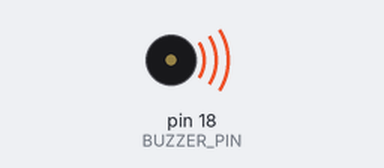
The sketch below on a simulated Arduino Uno, built with avr-gcc and run on an emulated ATmega328P. Parts: buzzer (waves = sounding).

Above: at 0.1 s.
At 2.2 s:
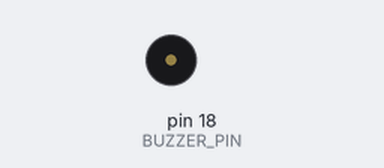
Timing chart, 0 to 3.7 s (numbered marks = the images above):
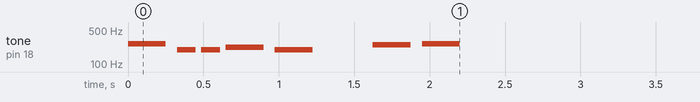

The sketch:

buzzer_test.ino
```cpp
/*
 * This ESP32 code is created by esp32io.com
 *
 * This ESP32 code is released in the public domain
 *
 * For more detail (instruction and wiring diagram), visit https://esp32io.com/tutorials/esp32-piezo-buzzer
 */
// #include "pitches.h"
#include "melodies.h"
#define BUZZER_PIN  18 // ESP32 pin GPIO18 connected to piezo buzzer


int melody[] = {
  NOTE_C4, NOTE_G3, NOTE_G3, NOTE_A3, NOTE_G3, 0, NOTE_B3, NOTE_C4
};

int durations[] = {
  4, 8, 8, 4, 4, 4, 4, 4
};

void setup()
{
  pinMode(BUZZER_PIN, OUTPUT);

  int size = sizeof(durations) / sizeof(int);

  for (int note = 0; note < size; note++) {
    //to calculate the note duration, take one second divided by the note type.
    //e.g. quarter note = 1000 / 4, eighth note = 1000/8, etc.
    int duration = 1000 / durations[note];
    tone(BUZZER_PIN, melody[note], duration);

    //to distinguish the notes, set a minimum time between them.
    //the note's duration + 30% seems to work well:
    int pauseBetweenNotes = duration * 1.30;
    delay(pauseBetweenNotes);

    //stop the tone playing:
    noTone(BUZZER_PIN);
  }
}

void loop()
{

}
```

melodies.h
```cpp
/*************************************************
 * Common Melodies
 *************************************************/
#ifndef MELODY_H
#define MELODY_H

#include "pitches.h"

// Nokia ringtone
extern int nokia_melody[];
extern int nokia_duration[];

// Happy Birthday
int happy_birthday_melody[] = {
  NOTE_C4, NOTE_C4,
  NOTE_D4, NOTE_C4, NOTE_F4,
  NOTE_E4, NOTE_C4, NOTE_C4,
  NOTE_D4, NOTE_C4, NOTE_G4,
  NOTE_F4, NOTE_C4, NOTE_C4,

  NOTE_C5, NOTE_A4, NOTE_F4,
  NOTE_E4, NOTE_D4, NOTE_AS4, NOTE_AS4,
  NOTE_A4, NOTE_F4, NOTE_G4,
  NOTE_F4
};

int happy_birthday_durations[] = {
  4, 8,
  4, 4, 4,
  2, 4, 8,
  4, 4, 4,
  2, 4, 8,

  4, 4, 4,
  4, 4, 4, 8,
  4, 4, 4,
  2
};

// Christmas
int xmas_melody[] = {
  NOTE_E5, NOTE_E5, NOTE_E5,
  NOTE_E5, NOTE_E5, NOTE_E5,
  NOTE_E5, NOTE_G5, NOTE_C5, NOTE_D5,
  NOTE_E5,
  NOTE_F5, NOTE_F5, NOTE_F5, NOTE_F5,
  NOTE_F5, NOTE_E5, NOTE_E5, NOTE_E5, NOTE_E5,
  NOTE_E5, NOTE_D5, NOTE_D5, NOTE_E5,
  NOTE_D5, NOTE_G5
};

int xmas_durations[] = {
  8, 8, 4,
  8, 8, 4,
  8, 8, 8, 8,
  2,
  8, 8, 8, 8,
  8, 8, 8, 16, 16,
  8, 8, 8, 8,
  4, 4
};

// Game of Thrones
int got_melody[] = {
  NOTE_G4, NOTE_C4, NOTE_DS4, NOTE_F4, NOTE_G4, NOTE_C4, NOTE_DS4, NOTE_F4,
  NOTE_G4, NOTE_C4, NOTE_DS4, NOTE_F4, NOTE_G4, NOTE_C4, NOTE_DS4, NOTE_F4,
  NOTE_G4, NOTE_C4, NOTE_E4, NOTE_F4, NOTE_G4, NOTE_C4, NOTE_E4, NOTE_F4,
  NOTE_G4, NOTE_C4, NOTE_E4, NOTE_F4, NOTE_G4, NOTE_C4, NOTE_E4, NOTE_F4,
  NOTE_G4, NOTE_C4,

  NOTE_DS4, NOTE_F4, NOTE_G4, NOTE_C4, NOTE_DS4, NOTE_F4,
  NOTE_D4,
  NOTE_F4, NOTE_AS3,
  NOTE_DS4, NOTE_D4, NOTE_F4, NOTE_AS3,
  NOTE_DS4, NOTE_D4, NOTE_C4,

  NOTE_G4, NOTE_C4,

  NOTE_DS4, NOTE_F4, NOTE_G4, NOTE_C4, NOTE_DS4, NOTE_F4,
  NOTE_D4,
  NOTE_F4, NOTE_AS3,
  NOTE_DS4, NOTE_D4, NOTE_F4, NOTE_AS3,
  NOTE_DS4, NOTE_D4, NOTE_C4,
  NOTE_G4, NOTE_C4,
  NOTE_DS4, NOTE_F4, NOTE_G4,  NOTE_C4, NOTE_DS4, NOTE_F4,

  NOTE_D4,
  NOTE_F4, NOTE_AS3,
  NOTE_D4, NOTE_DS4, NOTE_D4, NOTE_AS3,
  NOTE_C4,
  NOTE_C5,
  NOTE_AS4,
  NOTE_C4,
  NOTE_G4,
  NOTE_DS4,
  NOTE_DS4, NOTE_F4,
  NOTE_G4,

  NOTE_C5,
  NOTE_AS4,
  NOTE_C4,
  NOTE_G4,
  NOTE_DS4,
  NOTE_DS4, NOTE_D4,
  NOTE_C5, NOTE_G4, NOTE_GS4, NOTE_AS4, NOTE_C5, NOTE_G4, NOTE_GS4, NOTE_AS4,
  NOTE_C5, NOTE_G4, NOTE_GS4, NOTE_AS4, NOTE_C5, NOTE_G4, NOTE_GS4, NOTE_AS4,

  REST, NOTE_GS5, NOTE_AS5, NOTE_C6, NOTE_G5, NOTE_GS5, NOTE_AS5,
  NOTE_C6, NOTE_G5, NOTE_GS5, NOTE_AS5, NOTE_C6, NOTE_G5, NOTE_GS5, NOTE_AS5
};

int got_durations[] = {
  8, 8, 16, 16, 8, 8, 16, 16,
  8, 8, 16, 16, 8, 8, 16, 16,
  8, 8, 16, 16, 8, 8, 16, 16,
  8, 8, 16, 16, 8, 8, 16, 16,
  4, 4,

  16, 16, 4, 4, 16, 16,
  1,
  4, 4,
  16, 16, 4, 4,
  16, 16, 1,

  4, 4,

  16, 16, 4, 4, 16, 16,
  1,
  4, 4,
  16, 16, 4, 4,
  16, 16, 1,
  4, 4,
  16, 16, 4, 4, 16, 16,

  2,
  4, 4,
  8, 8, 8, 8,
  1,
  2,
  2,
  2,
  2,
  2,
  4, 4,
  1,

  2,
  2,
  2,
  2,
  2,
  4, 4,
  8, 8, 16, 16, 8, 8, 16, 16,
  8, 8, 16, 16, 8, 8, 16, 16,

  4, 16, 16, 8, 8, 16, 16,
  8, 16, 16, 16, 8, 8, 16, 16
};

// Harry Potter
int hp_melody[] = {
  REST, NOTE_D4,
  NOTE_G4, NOTE_AS4, NOTE_A4,
  NOTE_G4, NOTE_D5,
  NOTE_C5,
  NOTE_A4,
  NOTE_G4, NOTE_AS4, NOTE_A4,
  NOTE_F4, NOTE_GS4,
  NOTE_D4,
  NOTE_D4,

  NOTE_G4, NOTE_AS4, NOTE_A4,
  NOTE_G4, NOTE_D5,
  NOTE_F5, NOTE_E5,
  NOTE_DS5, NOTE_B4,
  NOTE_DS5, NOTE_D5, NOTE_CS5,
  NOTE_CS4, NOTE_B4,
  NOTE_G4,
  NOTE_AS4,

  NOTE_D5, NOTE_AS4,
  NOTE_D5, NOTE_AS4,
  NOTE_DS5, NOTE_D5,
  NOTE_CS5, NOTE_A4,
  NOTE_AS4, NOTE_D5, NOTE_CS5,
  NOTE_CS4, NOTE_D4,
  NOTE_D5,
  REST, NOTE_AS4,

  NOTE_D5, NOTE_AS4,
  NOTE_D5, NOTE_AS4,
  NOTE_F5, NOTE_E5,
  NOTE_DS5, NOTE_B4,
  NOTE_DS5, NOTE_D5, NOTE_CS5,
  NOTE_CS4, NOTE_AS4,
  NOTE_G4
};

int hp_durations[] = {
  2, 4,
  4, 8, 4,
  2, 4,
  2,
  2,
  4, 8, 4,
  2, 4,
  1,
  4,

  4, 8, 4,
  2, 4,
  2, 4,
  2, 4,
  4, 8, 4,
  2, 4,
  1,
  4,

  2, 4,
  2, 4,
  2, 4,
  2, 4,
  4, 8, 4,
  2, 4,
  1,
  4, 4,

  2, 4,
  2, 4,
  2, 4,
  2, 4,
  4, 8, 4,
  2, 4,
  1
};

// Home Alone
int ha_melody[] = {
  NOTE_E4, NOTE_C5, NOTE_B4, NOTE_B4,
  NOTE_C5, NOTE_B4, NOTE_F4, NOTE_G4,
  NOTE_G4, NOTE_E4, NOTE_G4, NOTE_E4,
  NOTE_C5, NOTE_G4,
  NOTE_D4, NOTE_A4, NOTE_G4, NOTE_C4, NOTE_F4,
  NOTE_E4, NOTE_D4,
  NOTE_G4, NOTE_E4, NOTE_G4, NOTE_E4,
  NOTE_C5, NOTE_G4,
  NOTE_A4, NOTE_C5, NOTE_F4, NOTE_E4, NOTE_G4, NOTE_C4,
  NOTE_E4, NOTE_D4,
  REST, NOTE_E4,NOTE_C4, NOTE_F4, NOTE_D4,
  REST, NOTE_FS4, NOTE_D4, NOTE_A4, NOTE_G4,
  REST, NOTE_GS5, NOTE_E4, NOTE_B4, NOTE_A4,
  NOTE_F4, NOTE_C5, NOTE_A4, NOTE_B4,
  NOTE_G4, NOTE_E4, NOTE_G4, NOTE_E4,
  NOTE_C5, NOTE_G4,
  NOTE_D4, NOTE_A4, NOTE_G4, NOTE_C4, NOTE_F4,
  NOTE_E4, NOTE_D4,
  NOTE_G4, NOTE_E4, NOTE_G4, NOTE_E4,
  NOTE_C5, NOTE_G4,
  REST, NOTE_A4, NOTE_B4, NOTE_C5, NOTE_G4, NOTE_E4,
  REST, NOTE_A4, NOTE_B4, NOTE_C5, NOTE_G4, NOTE_E4,
  REST, NOTE_A4, NOTE_B4, NOTE_C5, NOTE_G4, NOTE_E4,
  NOTE_C4, NOTE_C5, NOTE_B4,
  NOTE_D5, NOTE_E4, NOTE_G4, NOTE_E4,
  NOTE_C5, NOTE_G4,
  NOTE_C5
};

int ha_durations[] = {
  4, 8, 8, 2,
  8, 8, 4, 4,
  4, 4, 4, 4,
  2, 2,
  4, 4, 4, 8, 8,
  2, 2,
  4, 4, 4, 4,
  2, 2,
  8, 8, 4, 8, 8, 4,
  2, 2,
  4, 8, 8, 4, 4,
  4, 8, 8, 4, 4,
  4, 8, 8, 4, 4,
  4, 8, 8, 2,
  4, 4, 4, 4,
  2, 2,
  4, 4, 4, 8, 8,
  2, 2,
  4, 4, 4, 4,
  2, 2,
  4, 16, 16, 8, 4, 4,
  4, 16, 16, 8, 4, 4,
  4, 16, 16, 8, 4, 4,
  4, 2, 4,
  4, 4, 4, 4,
  2, 2,
  1
};

// Pink Panther
int pink_panther_melody[] = {
  REST, REST, REST, NOTE_DS4,
  NOTE_E4, REST, NOTE_FS4, NOTE_G4, REST, NOTE_DS4,
  NOTE_E4, NOTE_FS4,  NOTE_G4, NOTE_C5, NOTE_B4, NOTE_E4, NOTE_G4, NOTE_B4,
  NOTE_AS4, NOTE_A4, NOTE_G4, NOTE_E4, NOTE_D4,
  NOTE_E4, REST, REST, NOTE_DS4,

  NOTE_E4, REST, NOTE_FS4, NOTE_G4, REST, NOTE_DS4,
  NOTE_E4, NOTE_FS4,  NOTE_G4, NOTE_C5, NOTE_B4, NOTE_G4, NOTE_B4, NOTE_E5,
  NOTE_DS5,
  NOTE_D5, REST, REST, NOTE_DS4,
  NOTE_E4, REST, NOTE_FS4, NOTE_G4, REST, NOTE_DS4,
  NOTE_E4, NOTE_FS4,  NOTE_G4, NOTE_C5, NOTE_B4, NOTE_E4, NOTE_G4, NOTE_B4,

  NOTE_AS4, NOTE_A4, NOTE_G4, NOTE_E4, NOTE_D4,
  NOTE_E4, REST,
  REST, NOTE_E5, NOTE_D5, NOTE_B4, NOTE_A4, NOTE_G4, NOTE_E4,
  NOTE_AS4, NOTE_A4, NOTE_AS4, NOTE_A4, NOTE_AS4, NOTE_A4, NOTE_AS4, NOTE_A4,
  NOTE_G4, NOTE_E4, NOTE_D4, NOTE_E4, NOTE_E4, NOTE_E4
};

int pink_panther_durations[] = {
  2, 4, 8, 8,
  4, 8, 8, 4, 8, 8,
  8, 8,  8, 8, 8, 8, 8, 8,
  2, 16, 16, 16, 16,
  2, 4, 8, 4,

  4, 8, 8, 4, 8, 8,
  8, 8,  8, 8, 8, 8, 8, 8,
  1,
  2, 4, 8, 8,
  4, 8, 8, 4, 8, 8,
  8, 8,  8, 8, 8, 8, 8, 8,

  2, 16, 16, 16, 16,
  4, 4,
  4, 8, 8, 8, 8, 8, 8,
  16, 8, 16, 8, 16, 8, 16, 8,
  16, 16, 16, 16, 16, 2
};

// Pirates of the Caribbean
int poc_melody[] = {
  NOTE_E4, NOTE_G4, NOTE_A4, NOTE_A4, REST,
  NOTE_A4, NOTE_B4, NOTE_C5, NOTE_C5, REST,
  NOTE_C5, NOTE_D5, NOTE_B4, NOTE_B4, REST,
  NOTE_A4, NOTE_G4, NOTE_A4, REST,

  NOTE_E4, NOTE_G4, NOTE_A4, NOTE_A4, REST,
  NOTE_A4, NOTE_B4, NOTE_C5, NOTE_C5, REST,
  NOTE_C5, NOTE_D5, NOTE_B4, NOTE_B4, REST,
  NOTE_A4, NOTE_G4, NOTE_A4, REST,

  NOTE_E4, NOTE_G4, NOTE_A4, NOTE_A4, REST,
  NOTE_A4, NOTE_C5, NOTE_D5, NOTE_D5, REST,
  NOTE_D5, NOTE_E5, NOTE_F5, NOTE_F5, REST,
  NOTE_E5, NOTE_D5, NOTE_E5, NOTE_A4, REST,

  NOTE_A4, NOTE_B4, NOTE_C5, NOTE_C5, REST,
  NOTE_D5, NOTE_E5, NOTE_A4, REST,
  NOTE_A4, NOTE_C5, NOTE_B4, NOTE_B4, REST,
  NOTE_C5, NOTE_A4, NOTE_B4, REST,

  NOTE_A4, NOTE_A4,
  //Repeat of first part
  NOTE_A4, NOTE_B4, NOTE_C5, NOTE_C5, REST,
  NOTE_C5, NOTE_D5, NOTE_B4, NOTE_B4, REST,
  NOTE_A4, NOTE_G4, NOTE_A4, REST,

  NOTE_E4, NOTE_G4, NOTE_A4, NOTE_A4, REST,
  NOTE_A4, NOTE_B4, NOTE_C5, NOTE_C5, REST,
  NOTE_C5, NOTE_D5, NOTE_B4, NOTE_B4, REST,
  NOTE_A4, NOTE_G4, NOTE_A4, REST,

  NOTE_E4, NOTE_G4, NOTE_A4, NOTE_A4, REST,
  NOTE_A4, NOTE_C5, NOTE_D5, NOTE_D5, REST,
  NOTE_D5, NOTE_E5, NOTE_F5, NOTE_F5, REST,
  NOTE_E5, NOTE_D5, NOTE_E5, NOTE_A4, REST,

  NOTE_A4, NOTE_B4, NOTE_C5, NOTE_C5, REST,
  NOTE_D5, NOTE_E5, NOTE_A4, REST,
  NOTE_A4, NOTE_C5, NOTE_B4, NOTE_B4, REST,
  NOTE_C5, NOTE_A4, NOTE_B4, REST,
  //End of Repeat

  NOTE_E5, REST, REST, NOTE_F5, REST, REST,
  NOTE_E5, NOTE_E5, REST, NOTE_G5, REST, NOTE_E5, NOTE_D5, REST, REST,
  NOTE_D5, REST, REST, NOTE_C5, REST, REST,
  NOTE_B4, NOTE_C5, REST, NOTE_B4, REST, NOTE_A4,

  NOTE_E5, REST, REST, NOTE_F5, REST, REST,
  NOTE_E5, NOTE_E5, REST, NOTE_G5, REST, NOTE_E5, NOTE_D5, REST, REST,
  NOTE_D5, REST, REST, NOTE_C5, REST, REST,
  NOTE_B4, NOTE_C5, REST, NOTE_B4, REST, NOTE_A4
};

int poc_durations[] = {
  8, 8, 4, 8, 8,
  8, 8, 4, 8, 8,
  8, 8, 4, 8, 8,
  8, 8, 4, 8,

  8, 8, 4, 8, 8,
  8, 8, 4, 8, 8,
  8, 8, 4, 8, 8,
  8, 8, 4, 8,

  8, 8, 4, 8, 8,
  8, 8, 4, 8, 8,
  8, 8, 4, 8, 8,
  8, 8, 8, 4, 8,

  8, 8, 4, 8, 8,
  4, 8, 4, 8,
  8, 8, 4, 8, 8,
  8, 8, 4, 4,

  4, 8,
  //Repeat of First Part
  8, 8, 4, 8, 8,
  8, 8, 4, 8, 8,
  8, 8, 4, 8,

  8, 8, 4, 8, 8,
  8, 8, 4, 8, 8,
  8, 8, 4, 8, 8,
  8, 8, 4, 8,

  8, 8, 4, 8, 8,
  8, 8, 4, 8, 8,
  8, 8, 4, 8, 8,
  8, 8, 8, 4, 8,

  8, 8, 4, 8, 8,
  4, 8, 4, 8,
  8, 8, 4, 8, 8,
  8, 8, 4, 4,
  //End of Repeat

  4, 8, 4, 4, 8, 4,
  8, 8, 8, 8, 8, 8, 8, 8, 4,
  4, 8, 4, 4, 8, 4,
  8, 8, 8, 8, 8, 2,

  4, 8, 4, 4, 8, 4,
  8, 8, 8, 8, 8, 8, 8, 8, 4,
  4, 8, 4, 4, 8, 4,
  8, 8, 8, 8, 8, 2
};

// Star Wars
int star_wars_melody[] = {
  NOTE_AS4, NOTE_AS4, NOTE_AS4,
  NOTE_F5, NOTE_C6,
  NOTE_AS5, NOTE_A5, NOTE_G5, NOTE_F6, NOTE_C6,
  NOTE_AS5, NOTE_A5, NOTE_G5, NOTE_F6, NOTE_C6,
  NOTE_AS5, NOTE_A5, NOTE_AS5, NOTE_G5, NOTE_C5, NOTE_C5, NOTE_C5,
  NOTE_F5, NOTE_C6,
  NOTE_AS5, NOTE_A5, NOTE_G5, NOTE_F6, NOTE_C6,

  NOTE_AS5, NOTE_A5, NOTE_G5, NOTE_F6, NOTE_C6,
  NOTE_AS5, NOTE_A5, NOTE_AS5, NOTE_G5, NOTE_C5, NOTE_C5,
  NOTE_D5, NOTE_D5, NOTE_AS5, NOTE_A5, NOTE_G5, NOTE_F5,
  NOTE_F5, NOTE_G5, NOTE_A5, NOTE_G5, NOTE_D5, NOTE_E5, NOTE_C5, NOTE_C5,
  NOTE_D5, NOTE_D5, NOTE_AS5, NOTE_A5, NOTE_G5, NOTE_F5,

  NOTE_C6, NOTE_G5, NOTE_G5, REST, NOTE_C5,
  NOTE_D5, NOTE_D5, NOTE_AS5, NOTE_A5, NOTE_G5, NOTE_F5,
  NOTE_F5, NOTE_G5, NOTE_A5, NOTE_G5, NOTE_D5, NOTE_E5, NOTE_C6, NOTE_C6,
  NOTE_F6, NOTE_DS6, NOTE_CS6, NOTE_C6, NOTE_AS5, NOTE_GS5, NOTE_G5, NOTE_F5,
  NOTE_C6
};

int star_wars_durations[] = {
  8, 8, 8,
  2, 2,
  8, 8, 8, 2, 4,
  8, 8, 8, 2, 4,
  8, 8, 8, 2, 8, 8, 8,
  2, 2,
  8, 8, 8, 2, 4,

  8, 8, 8, 2, 4,
  8, 8, 8, 2, 8, 16,
  4, 8, 8, 8, 8, 8,
  8, 8, 8, 4, 8, 4, 8, 16,
  4, 8, 8, 8, 8, 8,

  8, 16, 2, 8, 8,
  4, 8, 8, 8, 8, 8,
  8, 8, 8, 4, 8, 4, 8, 16,
  4, 8, 4, 8, 4, 8, 4, 8,
  1
};

// Subway Surfers
int subway_surfers_melody[] = {
  NOTE_C4, REST, NOTE_G4, REST, NOTE_AS4, NOTE_C5, NOTE_AS4, REST, NOTE_F4, NOTE_DS4, REST,
  NOTE_C4, REST, NOTE_G4, REST, NOTE_AS4, NOTE_C5, NOTE_AS4, REST, NOTE_F4, NOTE_DS4, REST,
  NOTE_C4, REST, NOTE_G4, REST, NOTE_AS4, NOTE_C5, NOTE_AS4, REST, NOTE_F4, NOTE_DS4, REST,

  NOTE_C4, REST, NOTE_E4, REST, NOTE_G4, NOTE_A4, NOTE_AS4,
  NOTE_C5, REST, NOTE_C5, REST, NOTE_AS4, REST, NOTE_A4, REST,
  NOTE_AS4, REST, NOTE_AS4, NOTE_C5, REST, NOTE_AS4, NOTE_A4, REST,
  REST,
  NOTE_C5, REST, NOTE_AS4, REST, NOTE_A4, REST, NOTE_AS4, REST, NOTE_E5,
  REST,

  NOTE_C5, REST, NOTE_C5, REST, NOTE_AS4, REST, NOTE_A4, REST,
  NOTE_AS4, REST, NOTE_AS4, NOTE_C5, REST, NOTE_AS4, NOTE_A4, REST,
  REST,
  NOTE_C5, REST, NOTE_AS4, REST, NOTE_A4, REST, NOTE_AS4, REST, NOTE_E4,
  REST,
};

int subway_surfers_durations[] = {
  4, 8, 4, 8, 4, 8, 8, 16, 8, 8, 16,
  4, 8, 4, 8, 4, 8, 8, 16, 8, 8, 16,
  4, 8, 4, 8, 4, 8, 8, 16, 8, 8, 16,

  4, 8, 4, 8, 4, 4, 4,
  8, 16, 8, 16, 8, 16, 8, 16,
  8, 16, 8, 8, 16, 8, 8, 16,
  4,
  8, 16, 8, 16, 8, 16, 8, 4, 8,
  4,

  8, 16, 8, 16, 8, 16, 8, 16,
  8, 16, 8, 8, 16, 8, 8, 16,
  4,
  8, 16, 8, 16, 8, 16, 8, 4, 8,
  1
};

#endif
```

melodies.ino
```cpp
#include "melodies.h"

// Nokia ringtone
int nokia_melody[] = {
  NOTE_E5, NOTE_D5, NOTE_FS4, NOTE_GS4,
  NOTE_CS5, NOTE_B4, NOTE_D4, NOTE_E4,
  NOTE_B4, NOTE_A4, NOTE_CS4, NOTE_E4,
  NOTE_A4
};

int nokia_duration[] = {
  8, 8, 4, 4,
  8, 8, 4, 4,
  8, 8, 4, 4,
  2
};
```

pitches.h
```cpp
/*************************************************
 * Public Constants
 *************************************************/
#ifndef PITCHES_H
#define PITCHES_H

#define REST     0
#define NOTE_B0  31
#define NOTE_C1  33
#define NOTE_CS1 35
#define NOTE_D1  37
#define NOTE_DS1 39
#define NOTE_E1  41
#define NOTE_F1  44
#define NOTE_FS1 46
#define NOTE_G1  49
#define NOTE_GS1 52
#define NOTE_A1  55
#define NOTE_AS1 58
#define NOTE_B1  62
#define NOTE_C2  65
#define NOTE_CS2 69
#define NOTE_D2  73
#define NOTE_DS2 78
#define NOTE_E2  82
#define NOTE_F2  87
#define NOTE_FS2 93
#define NOTE_G2  98
#define NOTE_GS2 104
#define NOTE_A2  110
#define NOTE_AS2 117
#define NOTE_B2  123
#define NOTE_C3  131
#define NOTE_CS3 139
#define NOTE_D3  147
#define NOTE_DS3 156
#define NOTE_E3  165
#define NOTE_F3  175
#define NOTE_FS3 185
#define NOTE_G3  196
#define NOTE_GS3 208
#define NOTE_A3  220
#define NOTE_AS3 233
#define NOTE_B3  247
#define NOTE_C4  262
#define NOTE_CS4 277
#define NOTE_D4  294
#define NOTE_DS4 311
#define NOTE_E4  330
#define NOTE_F4  349
#define NOTE_FS4 370
#define NOTE_G4  392
#define NOTE_GS4 415
#define NOTE_A4  440
#define NOTE_AS4 466
#define NOTE_B4  494
#define NOTE_C5  523
#define NOTE_CS5 554
#define NOTE_D5  587
#define NOTE_DS5 622
#define NOTE_E5  659
#define NOTE_F5  698
#define NOTE_FS5 740
#define NOTE_G5  784
#define NOTE_GS5 831
#define NOTE_A5  880
#define NOTE_AS5 932
#define NOTE_B5  988
#define NOTE_C6  1047
#define NOTE_CS6 1109
#define NOTE_D6  1175
#define NOTE_DS6 1245
#define NOTE_E6  1319
#define NOTE_F6  1397
#define NOTE_FS6 1480
#define NOTE_G6  1568
#define NOTE_GS6 1661
#define NOTE_A6  1760
#define NOTE_AS6 1865
#define NOTE_B6  1976
#define NOTE_C7  2093
#define NOTE_CS7 2217
#define NOTE_D7  2349
#define NOTE_DS7 2489
#define NOTE_E7  2637
#define NOTE_F7  2794
#define NOTE_FS7 2960
#define NOTE_G7  3136
#define NOTE_GS7 3322
#define NOTE_A7  3520
#define NOTE_AS7 3729
#define NOTE_B7  3951
#define NOTE_C8  4186
#define NOTE_CS8 4435
#define NOTE_D8  4699
#define NOTE_DS8 4978

#endif
```
